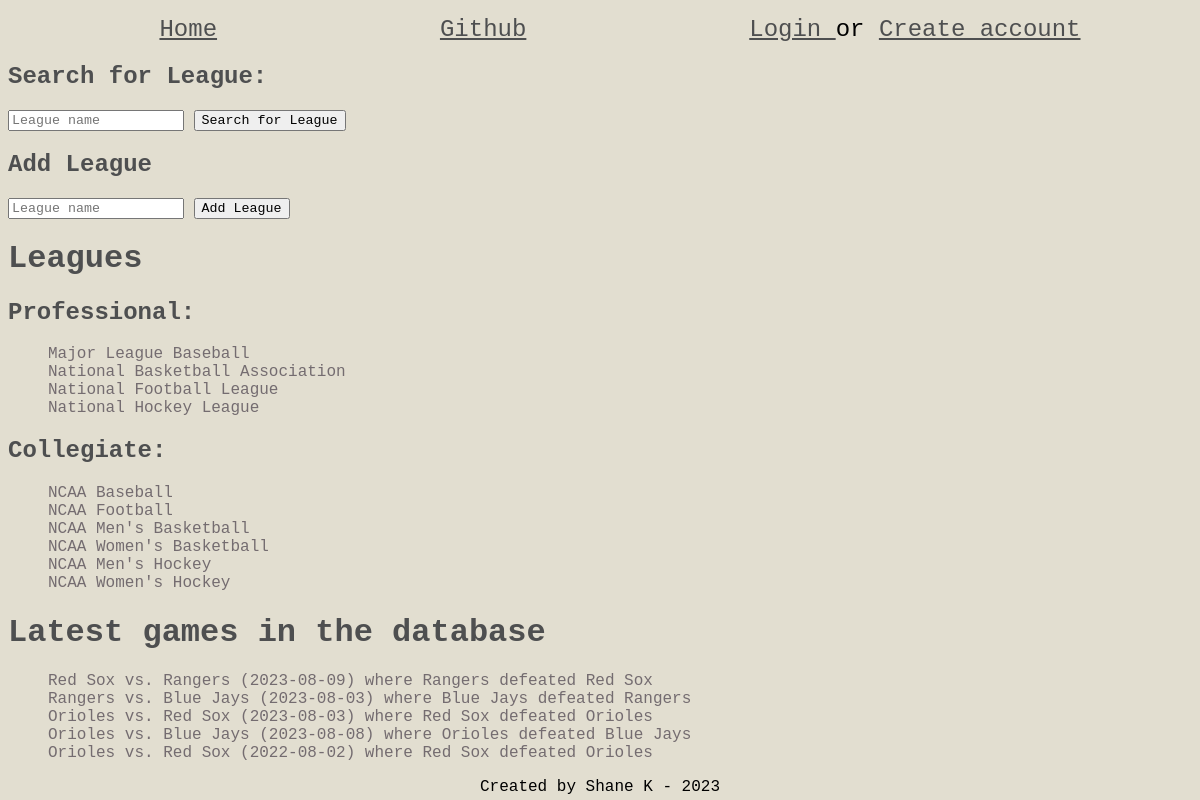
The app's page /rpiapp/ with its own data.
### rpiapp/models.py (models this page shows)
class League(models.Model):
    created_by = models.ForeignKey(User, on_delete=models.SET_NULL, related_name="user_leagues", null=True)
    name = models.CharField(max_length=100)
    def __str__(self):
        return self.name

class Game(models.Model):
    created_by = models.ForeignKey(User, on_delete=models.SET_NULL, related_name="user_games", null=True)
    date      = models.DateField('Date of game')
    home_team = models.ForeignKey(Team, on_delete=models.CASCADE, related_name="home_games", null=True)
    away_team = models.ForeignKey(Team, on_delete=models.CASCADE, related_name="away_games", null=True)
    winner    = models.ForeignKey(Team, on_delete=models.CASCADE, related_name="won_games", null=True)
    loser     = models.ForeignKey(Team, on_delete=models.CASCADE, related_name="lost_games", null=True)
    season    = models.ForeignKey(Season, on_delete=models.CASCADE, related_name="season_games", null=True)
    league    = models.ForeignKey(League, on_delete=models.CASCADE, related_name="league_games", null=True)
    def __str__(self):
        return (f"{self.home_team} vs. {self.away_team} ({self.date}) where {self.winner} defeated {self.loser}")

class Team(models.Model):
    created_by = models.ForeignKey(User, on_delete=models.SET_NULL, related_name="user_teams", null=True)
    league = models.ForeignKey(League, on_delete=models.CASCADE, related_name="teams", null=True)
    name = models.CharField(max_length=100)
    def __str__(self):
        return self.name

### rpiapp/views.py (the view)
# urls.py: path("", views.index, name="index"),
def index(request):
    latest_games = Game.objects.all().order_by("-id")[:5]
    MAJOR_LEAGUES = ["Major League Baseball",
                     "National Basketball Association",
                     "National Football League",
                     "National Hockey League",
                     ]
    MAJOR_LEAGUES_OBJS = []
    for league in MAJOR_LEAGUES:
        MAJOR_LEAGUES_OBJS.append(get_object_or_404(League, name=league))
    NCAA_LEAGUES = ["NCAA Baseball",
                    "NCAA Football",
                    "NCAA Men's Basketball",
                    "NCAA Women's Basketball",
                    "NCAA Men's Hockey",
                    "NCAA Women's Hockey"
                    ]
    NCAA_LEAGUES_OBJS = []
    for league in NCAA_LEAGUES:
        NCAA_LEAGUES_OBJS.append(get_object_or_404(League, name=league))
    context = {
        "latest_games" : latest_games,
        "major_leagues_objs" : MAJOR_LEAGUES_OBJS,
        "ncaa_leagues_objs" : NCAA_LEAGUES_OBJS
    }
    return render(request, "rpiapp/index.html", context)

### rpiapp/templates/rpiapp/index.html (shortened to what this page needs)
{% extends 'rpiapp/base.html' %}
{% block content %}
<body>
    <h2> Search for League: </h2>
    <form action="{% url 'rpiapp:league_search' %}" method="post">
        <input type="search" placeholder="League name" name="search_term">
        <input type="submit" value="Search for League">
    </form>
    <h2> Add League </h2>
    <form action="{% url 'rpiapp:add_league' %}" method="post">
        <input type="text" placeholder="League name" name="league_name">
        <input type="submit" value="Add League">
    </form>
    <h1> Leagues </h1>
    <h2> Professional: </h2>
    <ul>
        {% for league in major_leagues_objs %}
        <li><a href="{% url 'rpiapp:league_details' league.id %}" > {{league}} </a></li>
        {% endfor %}
    </ul>
    <h2> Collegiate: </h2>
    <ul>
        {% for league in ncaa_leagues_objs %}
        <li><a href="{% url 'rpiapp:league_details' league.id %}" > {{league}} </a></li>
        {% endfor %}
    </ul>
    <h1> Latest games in the database </h1>
    {% if latest_games %}
        <ul>
            {% for game in latest_games %}
                <li><a href="{% url 'rpiapp:game_details' game.league.id game.season.id game.id %}" > {{game}}</a></li>
            {% endfor %}
        </ul>
    {% else %}
        <p> No recent games available... </p>
    {% endif %}
</body>
{% endblock %}

### rpiapp/static/rpiapp/style.css (style rules this page uses)
* { font-family:'Courier New', Courier, monospace; }
body { background-color: #E2DED0; }
h1,h2,h3 { color: #4E4F50; }
a { color: #746C70; text-decoration: none; }
ul { list-style : none; }

### records on screen
League: name "Major League Baseball"
League: name "National Basketball Association"
League: name "National Football League"
League: name "National Hockey League"
League: name "NCAA Baseball"
League: name "NCAA Football"
League: name "NCAA Men's Basketball"
League: name "NCAA Women's Basketball"
League: name "NCAA Men's Hockey"
League: name "NCAA Women's Hockey"
Game: home_team+away_team+date "Red Sox vs. Rangers (2023-08-09) where Rangers defeated Red Sox"
Game: home_team+away_team+date "Rangers vs. Blue Jays (2023-08-03) where Blue Jays defeated Rangers"
Game: home_team+away_team+date "Orioles vs. Red Sox (2023-08-03) where Red Sox defeated Orioles"
Game: home_team+away_team+date "Orioles vs. Blue Jays (2023-08-08) where Orioles defeated Blue Jays"
Game: home_team+away_team+date "Orioles vs. Red Sox (2022-08-02) where Red Sox defeated Orioles"
